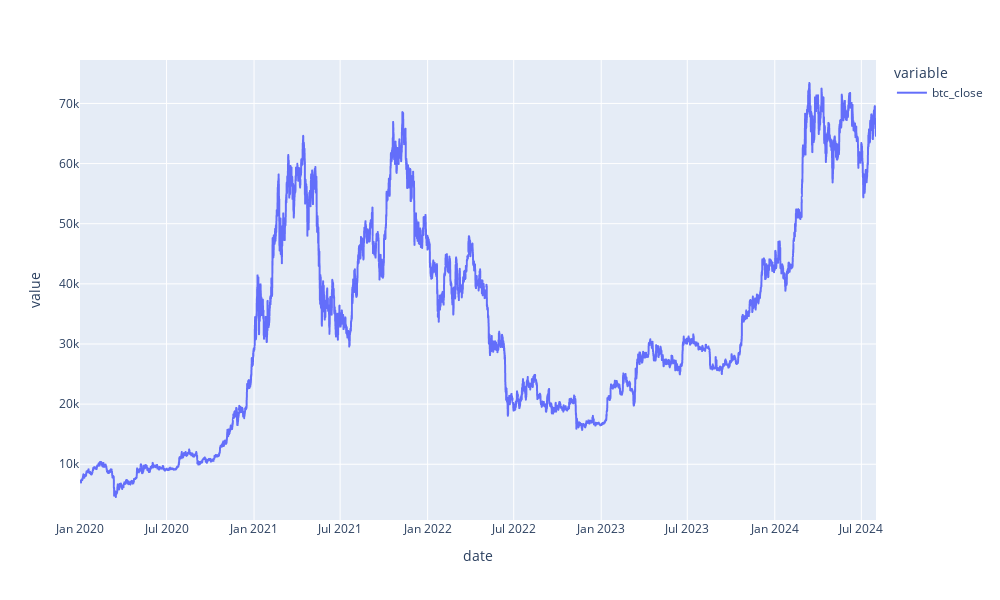

Here is the notebook cell this chart was saved with:
### Code cell
fig = px.line(df['btc_close'])
fig.update_layout(autosize=False, width=1000, height=600)

### Figure 1 — Plotly figure (JSON) as saved in the notebook; plotly's stock layout.template omitted (floating-point values rounded to 4 significant figures; data arrays with more than 128 entries replaced by an {"elided": "..."} marker saying what was removed)
{"data": [{"hovertemplate": "variable=btc_close<br>date=%{x}<br>value=%{y}<extra></extra>", "legendgroup": "btc_close", "line": {"color": "#636efa", "dash": "solid"}, "marker": {"symbol": "circle"}, "mode": "lines", "name": "btc_close", "showlegend": true, "type": "scattergl", "x": {"elided": "10044 str values"}, "xaxis": "x", "y": {"elided": "10044 float values"}, "yaxis": "y"}], "layout": {"autosize": false, "height": 600, "legend": {"title": {"text": "variable"}, "tracegroupgap": 0}, "margin": {"t": 60}, "width": 1000, "xaxis": {"anchor": "y", "domain": [0, 1], "title": {"text": "date"}}, "yaxis": {"anchor": "x", "domain": [0, 1], "title": {"text": "value"}}}}
